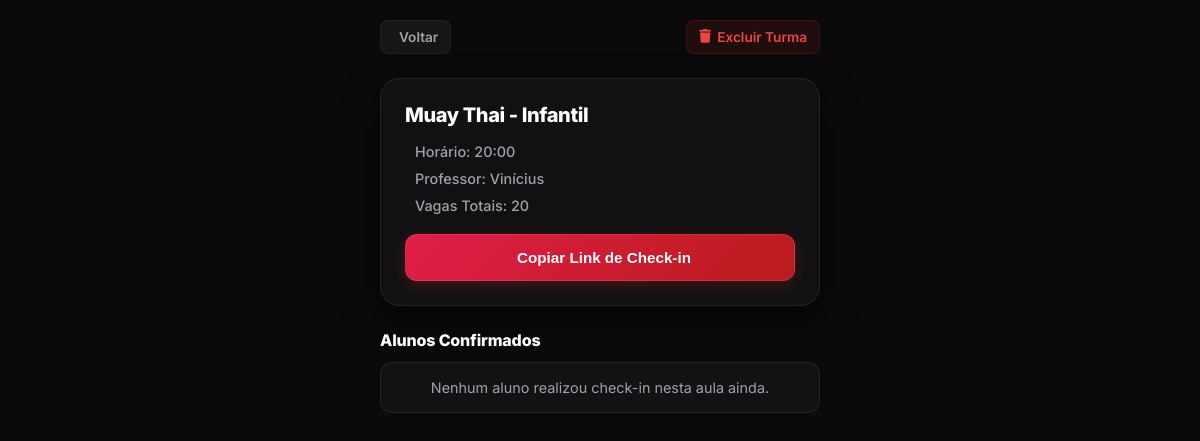
/gerenciar/1 (signed in), run on the app's committed database.
### tables this page shows
CREATE TABLE turmas (
                id INTEGER PRIMARY KEY AUTOINCREMENT, 
                nome TEXT NOT NULL, 
                horario TEXT NOT NULL, 
                professor TEXT NOT NULL, 
                vagas_totais INTEGER NOT NULL,
                treinador_id INTEGER,
                criado_em DATETIME DEFAULT CURRENT_TIMESTAMP,
                tempo_limite_minutos INTEGER DEFAULT 60,
                FOREIGN KEY (treinador_id) REFERENCES treinadores (id) ON DELETE CASCADE
            );

### app.py (the view)
@app.route('/gerenciar/<int:id>')
def gerenciar(id):
    if 'treinador_id' not in session: return redirect(url_for('login'))
    conn = get_db_connection()
    try:
        turma = conn.execute('SELECT * FROM turmas WHERE id = ?', (id,)).fetchone()
        if not turma:
            return redirect(url_for('dashboard'))
        alunos = conn.execute('SELECT a.id, a.nome_completo FROM alunos a JOIN alunos_turma at ON a.id = at.aluno_id WHERE at.turma_id = ? ORDER BY a.nome_completo ASC', (id,)).fetchall()
    finally:
        conn.close()
    return render_template('gerenciar.html', turma=turma, alunos=alunos)

### app.py (called while the page is built)
def get_db_connection():
    conn = sqlite3.connect(DB_PATH)
    conn.row_factory = sqlite3.Row
    conn.execute('PRAGMA foreign_keys = ON')
    return conn

### templates/gerenciar.html (shortened to what this page needs)
<!DOCTYPE html>
<html lang="pt-BR">
<head>
    <link rel="stylesheet" href="https://cdnjs.cloudflare.com/ajax/libs/font-awesome/6.4.0/css/all.min.css">
</head>
<body>
    <div class="container">
        <div class="header-top">
            <a href="{{ url_for('dashboard') }}" class="voltar"> Voltar</a>
            <a href="{{ url_for('excluir_aula', id=turma.id) }}" class="btn-excluir-turma" onclick="return confirm('Deseja realmente excluir esta turma?')">
                <i class="fa-solid fa-trash"></i> Excluir Turma
            </a>
        </div>
        <div class="card">
            <h1>{{ turma.nome }}</h1>
            <p> Horário: {{ turma.horario }}</p>
            <p> Professor: {{ turma.professor }}</p>
            <p> Vagas Totais: {{ turma.vagas_totais }}</p>
            <button onclick="copiarLinkCheckin()" class="btn-copiar">
                 Copiar Link de Check-in
            </button>
        </div>
        <h3 class="section-title">Alunos Confirmados</h3>
        {% if alunos %}
            <div>
                {% for aluno in alunos %}
                <div class="aluno-item">
                    <div class="aluno-info">
                        <i class="ph ph-user-circle-check" style="color: var(--success); font-size: 1.2rem;"></i>
                        {{ aluno.nome_completo }}
                    </div>
                    <a href="{{ url_for('remover_checkin', aula_id=turma.id, aluno_id=aluno.id) }}" class="btn-remover" title="Remover presença">
                        <i class="fa-solid fa-trash-can" style="color: #ef4444; font-size: 1rem;"></i>
                    </a>
                </div>
                {% endfor %}
            </div>
        {% else %}
            <p class="sem-alunos">Nenhum aluno realizou check-in nesta aula ainda.</p>
        {% endif %}
    </div>
</body>
</html>

### templates/gerenciar.html (style rules this page uses)
h1, h2, h3, h4, h5, span, p, strong, a, div, label { font-family: 'Inter', sans-serif !important; }
:root { --bg-dark: #0a0a0a; --card-bg: rgba(18, 18, 21, 0.95); --item-bg: #121215; --border-color: rgba(255, 255, 255, 0.08); --text-main: #ffffff; --text-muted: #a1a1aa; --primary: #dc2626; --primary-hover: #ef4444; --accent-gold: #eab308; --success: #10b981; }
body { background: var(--bg-dark); color: var(--text-main); margin: 0; padding: 20px; display: flex; justify-content: center; min-height: 100vh; box-sizing: border-box; -webkit-tap-highlight-color: transparent; }
.container { width: 100%; max-width: 440px; margin: 0 auto; }
.header-top { display: flex; justify-content: space-between; align-items: center; margin-bottom: 24px; }
.voltar { display: inline-flex; align-items: center; justify-content: center; gap: 6px; color: var(--text-muted); text-decoration: none; font-size: 0.85rem; font-weight: 600; background: rgba(255, 255, 255, 0.05); padding: 8px 12px; border-radius: 8px; transition: all 0.2s; border: 1px solid rgba(255, 255, 255, 0.05); }
.btn-excluir-turma { display: inline-flex; align-items: center; justify-content: center; gap: 6px; color: #ef4444; text-decoration: none; font-size: 0.85rem; font-weight: 600; background: rgba(220, 38, 38, 0.1); padding: 8px 12px; border-radius: 8px; transition: all 0.2s; border: 1px solid rgba(220, 38, 38, 0.2); }
.card { background: var(--card-bg); border-radius: 20px; padding: 24px; border: 1px solid var(--border-color); margin-bottom: 24px; box-shadow: 0 15px 35px rgba(0, 0, 0, 0.6); }
.card h1 { font-size: 1.25rem; font-weight: 800; margin: 0 0 16px 0; letter-spacing: -0.02em; color: #ffffff; }
.card p { display: flex; align-items: center; gap: 10px; color: var(--text-muted); font-size: 0.9rem; margin: 0 0 10px 0; font-weight: 500; }
.btn-copiar { background: linear-gradient(135deg, #e11d48, #b91c1c); color: white; border: 1px solid rgba(255, 255, 255, 0.1); width: 100%; padding: 14px; border-radius: 12px; font-weight: 800; cursor: pointer; display: flex; align-items: center; justify-content: center; gap: 8px; margin-top: 20px; transition: all 0.3s ease; box-shadow: 0 4px 15px rgba(220, 38, 38, 0.25); font-size: 0.95rem; }
.section-title { font-size: 1rem; font-weight: 800; margin: 0 0 12px 0; letter-spacing: -0.01em; color: #ffffff; }
.sem-alunos { color: var(--text-muted); font-size: 0.9rem; background: var(--item-bg); padding: 16px; border-radius: 12px; text-align: center; border: 1px solid var(--border-color); margin: 0; }

### data on the page
turmas: nome "Muay Thai - Infantil", horario "20:00", professor "Vinícius", vagas_totais "20"
